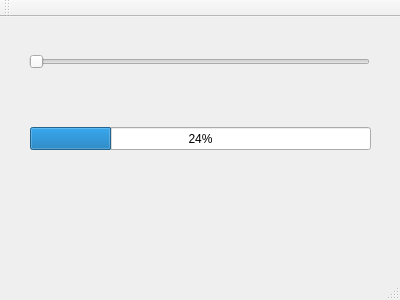
<?xml version="1.0" encoding="UTF-8"?>
<ui version="4.0">
 <class>MainWindow</class>
 <widget class="QMainWindow" name="MainWindow">
  <property name="geometry">
   <rect>
    <x>0</x>
    <y>0</y>
    <width>400</width>
    <height>300</height>
   </rect>
  </property>
  <property name="windowTitle">
   <string>MainWindow</string>
  </property>
  <widget class="QWidget" name="centralWidget">
   <widget class="QSlider" name="horizontalSlider">
    <property name="geometry">
     <rect>
      <x>29</x>
      <y>30</y>
      <width>341</width>
      <height>29</height>
     </rect>
    </property>
    <property name="orientation">
     <enum>Qt::Horizontal</enum>
    </property>
   </widget>
   <widget class="QProgressBar" name="progressBar">
    <property name="geometry">
     <rect>
      <x>30</x>
      <y>110</y>
      <width>341</width>
      <height>23</height>
     </rect>
    </property>
    <property name="value">
     <number>24</number>
    </property>
   </widget>
  </widget>
  <widget class="QMenuBar" name="menuBar">
   <property name="geometry">
    <rect>
     <x>0</x>
     <y>0</y>
     <width>400</width>
     <height>25</height>
    </rect>
   </property>
  </widget>
  <widget class="QToolBar" name="mainToolBar">
   <attribute name="toolBarArea">
    <enum>TopToolBarArea</enum>
   </attribute>
   <attribute name="toolBarBreak">
    <bool>false</bool>
   </attribute>
  </widget>
  <widget class="QStatusBar" name="statusBar"/>
 </widget>
 <layoutdefault spacing="6" margin="11"/>
 <resources/>
 <connections/>
</ui>
